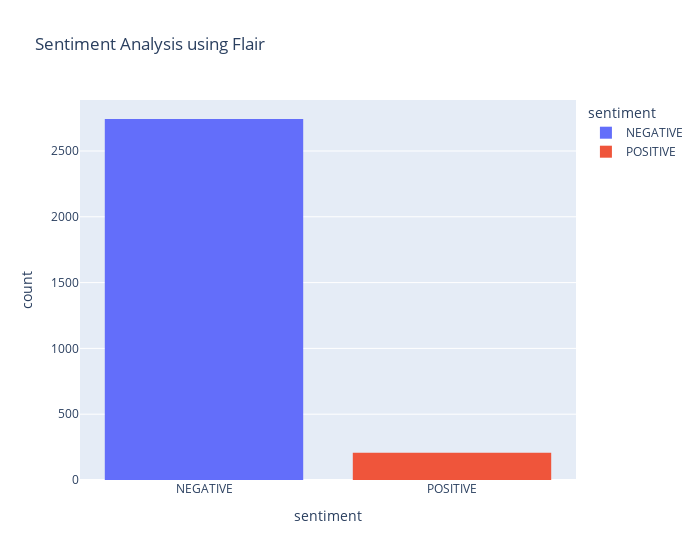

Notebook code for this chart:
### Code cell
px.histogram(df_flair,x="sentiment", color="sentiment", width=700, title="Sentiment Analysis using Flair")

### Figure 1 — Plotly figure (JSON) as saved in the notebook; plotly's stock layout.template omitted (floating-point values rounded to 4 significant figures; data arrays with more than 128 entries replaced by an {"elided": "..."} marker saying what was removed)
{"data": [{"alignmentgroup": "True", "bingroup": "x", "hovertemplate": "sentiment=%{x}<br>count=%{y}<extra></extra>", "legendgroup": "NEGATIVE", "marker": {"color": "#636efa", "pattern": {"shape": ""}}, "name": "NEGATIVE", "offsetgroup": "NEGATIVE", "orientation": "v", "showlegend": true, "type": "histogram", "x": {"elided": "2743 str values"}, "xaxis": "x", "yaxis": "y"}, {"alignmentgroup": "True", "bingroup": "x", "hovertemplate": "sentiment=%{x}<br>count=%{y}<extra></extra>", "legendgroup": "POSITIVE", "marker": {"color": "#EF553B", "pattern": {"shape": ""}}, "name": "POSITIVE", "offsetgroup": "POSITIVE", "orientation": "v", "showlegend": true, "type": "histogram", "x": {"elided": "207 str values"}, "xaxis": "x", "yaxis": "y"}], "layout": {"barmode": "relative", "legend": {"title": {"text": "sentiment"}, "tracegroupgap": 0}, "title": {"text": "Sentiment Analysis using Flair"}, "width": 700, "xaxis": {"anchor": "y", "categoryarray": ["NEGATIVE", "POSITIVE"], "categoryorder": "array", "domain": [0, 1], "title": {"text": "sentiment"}}, "yaxis": {"anchor": "x", "domain": [0, 1], "title": {"text": "count"}}}}
